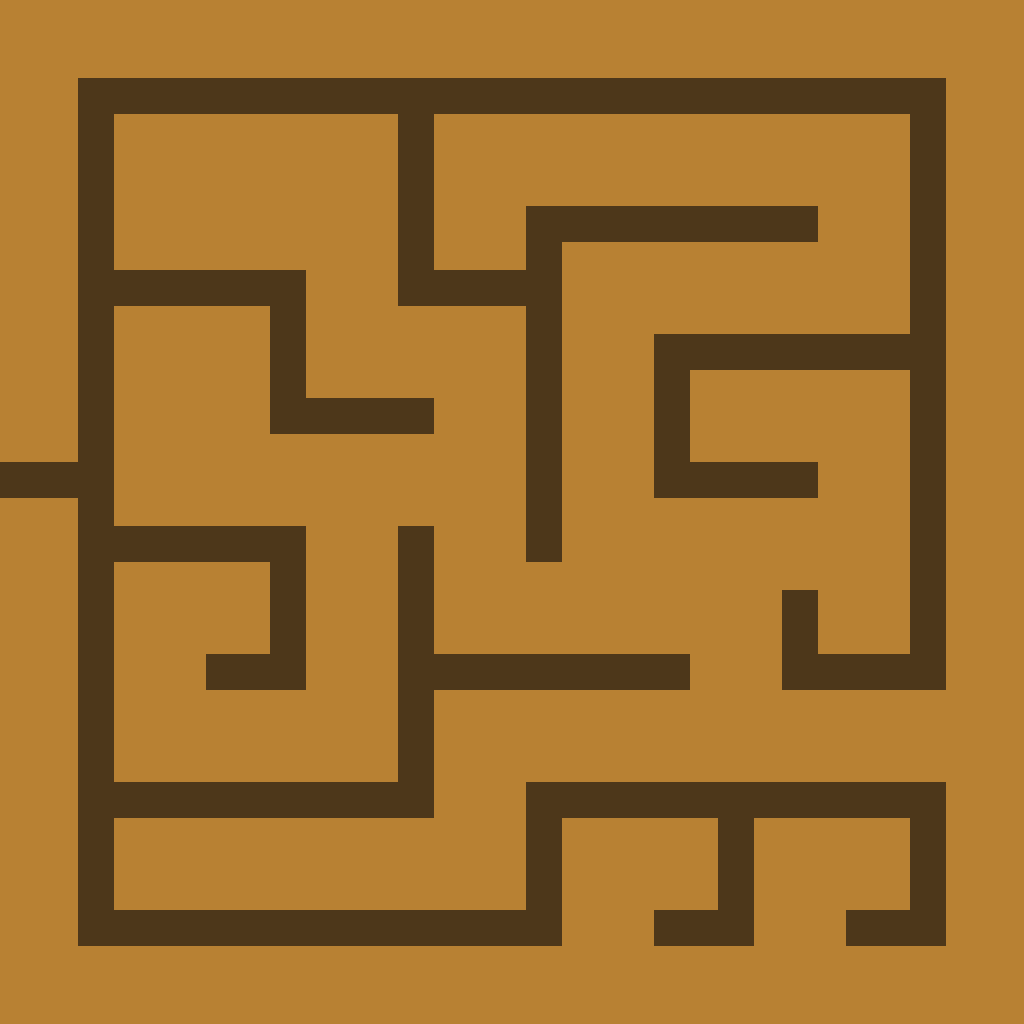

This game map was drawn from its Tiled (.tmx) file and the tilesets committed beside it. A one-line description and the trimmed map source follow:
An orthogonal 16x16 tile map with 64x64 px tiles, 1 tile layer (Tile Layer 1).

<map version="1.0" orientation="orthogonal" renderorder="right-down" width="16" height="16" tilewidth="64" tileheight="64" nextobjectid="1">
 <tileset firstgid="1" name="hydra" tilewidth="64" tileheight="64">
  <image source="HydraTile.png" width="1024" height="64" />
 </tileset>
 <layer name="Tile Layer 1" width="16" height="16">
  <data>[256 cells, 256 non-empty, 14 distinct tile ids]</data>
 </layer>
</map>